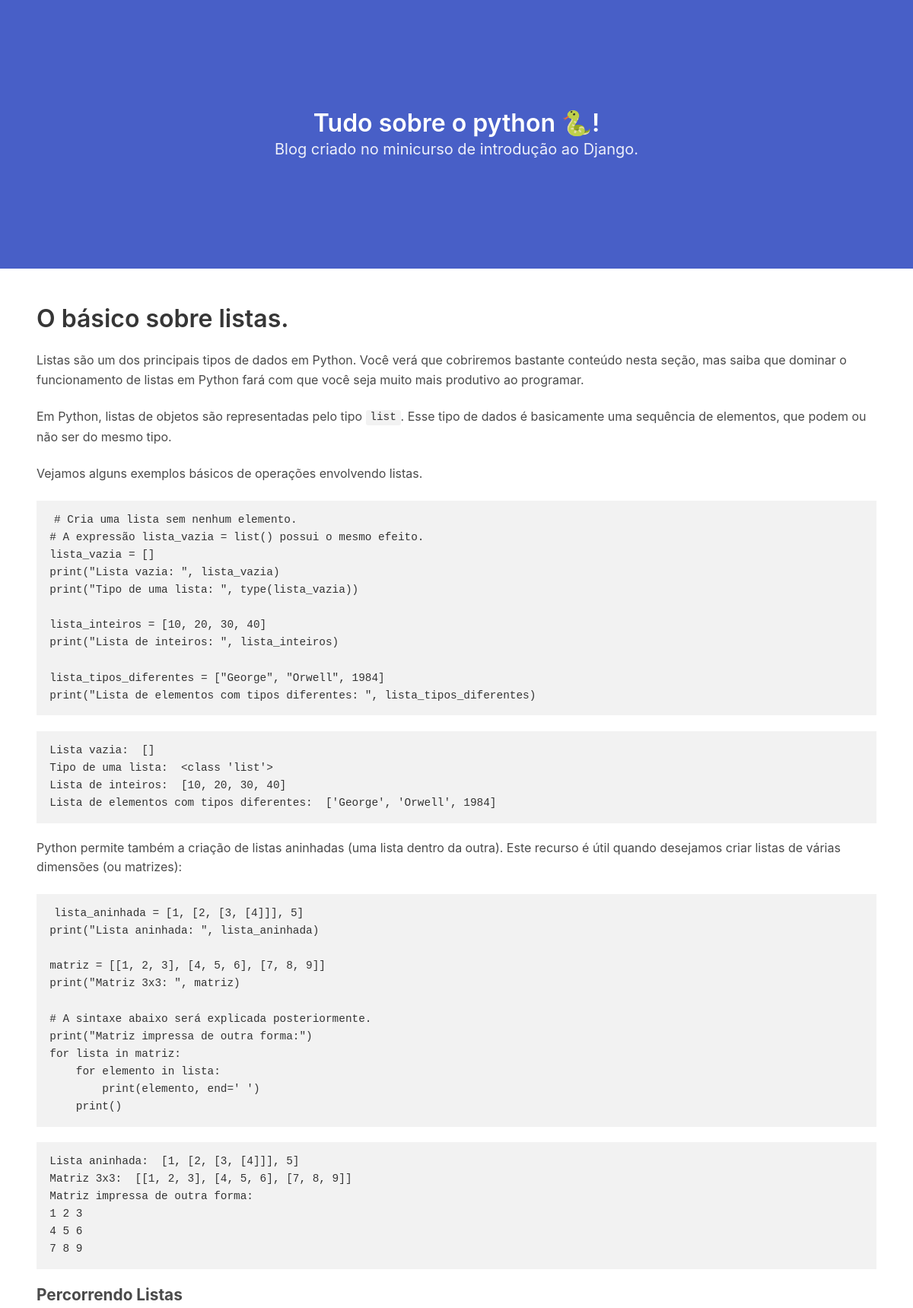
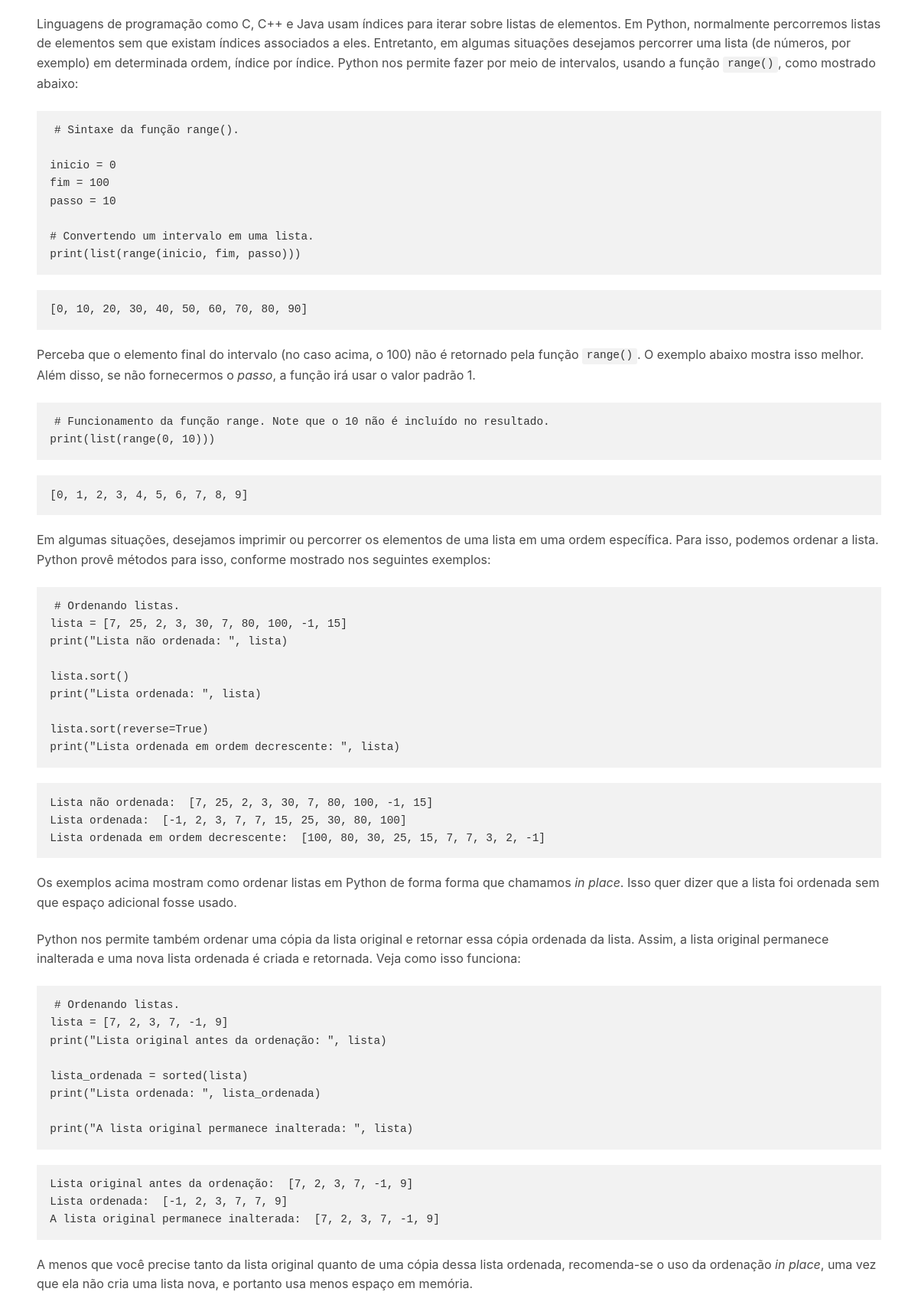
The app's page /post/2/ (upper part) with its own data (2 pictures, top to bottom).
### core/models.py (models this page shows, shortened)
class Post(models.Model):
	title = models.CharField('Título', max_length=500, blank=False, null=False)
	resume = models.TextField(default='')
	content = RichTextField()
	date_published = models.DateField('Data de Publicação', auto_now_add=True)
	slug = models.SlugField('Slug', editable=False)

### core/views.py (the view)
# urls.py: path('post/<int:id>/', views.detail, name='detail'),
def detail(request, id):
	post = Post.objects.get(id=id)
	data = {
		'post': post
	}
	return render(request, 'core/detail.html', data)

### core/templates/core/detail.html
{% extends './base.html' %}
{% block content %}
	<section class="section">
	  <h1 class="title">{{ post.title }}</h1>
	  <div class="wysiwyg">
	    {{ post.content|safe }}
	  </div>
	</section>
{% endblock %}

### core/static/css/wysiwyg.css (style rules this page uses)
.wysiwyg { line-height:1.6 }
.wysiwyg p,.wysiwyg dl,.wysiwyg ol,.wysiwyg ul,.wysiwyg blockquote,.wysiwyg pre,.wysiwyg table { margin-bottom:1.4em }
.wysiwyg h1,.wysiwyg h2,.wysiwyg h3,.wysiwyg h4,.wysiwyg h5,.wysiwyg h6 { font-weight:700;line-height:1.2 }
.wysiwyg h3 { font-size:1.3em;margin-bottom:1.07692em;margin-top:1.07692em }
.wysiwyg code,.wysiwyg kbd,.wysiwyg samp,.wysiwyg pre { -moz-osx-font-smoothing:auto;-webkit-font-smoothing:auto;background-color:#f2f2f2;color:#333;font-size:0.9em }
.wysiwyg code,.wysiwyg kbd,.wysiwyg samp { border-radius:3px;line-height:1.77778;padding:0.1em 0.4em 0.2em;vertical-align:baseline }
.wysiwyg pre { overflow:auto;padding:1em 1.2em }
.wysiwyg pre code { background:none;font-size:1em;line-height:1em }

### records on screen
Post: title "O básico sobre listas.", content "Listas são um dos principais tipos de dados em Python. Você verá que cobriremos bastante conteúdo nesta seção, mas saiba que dominar o funcionamento de listas em Python fará com que você seja muito mais produtivo ao programar. Em Python, listas de objetos são representadas pelo tipo list . Esse tipo de dados é basicamente uma sequência de elementos, que podem ou não ser do mesmo tipo. Vejamos alguns exemplos básicos de operações envolvendo listas. # Cria uma lista sem nenhum elemento. # A expressão lista_vazia = list() possui o mesmo efeito. lista_vazia = [] print(\"Lista vazia: \", lista_vazia) print(\"Tipo de uma lista: \", type(lista_vazia)) lista_inteiros = [10, 20, 30, 40] print(\"Lista de…"
